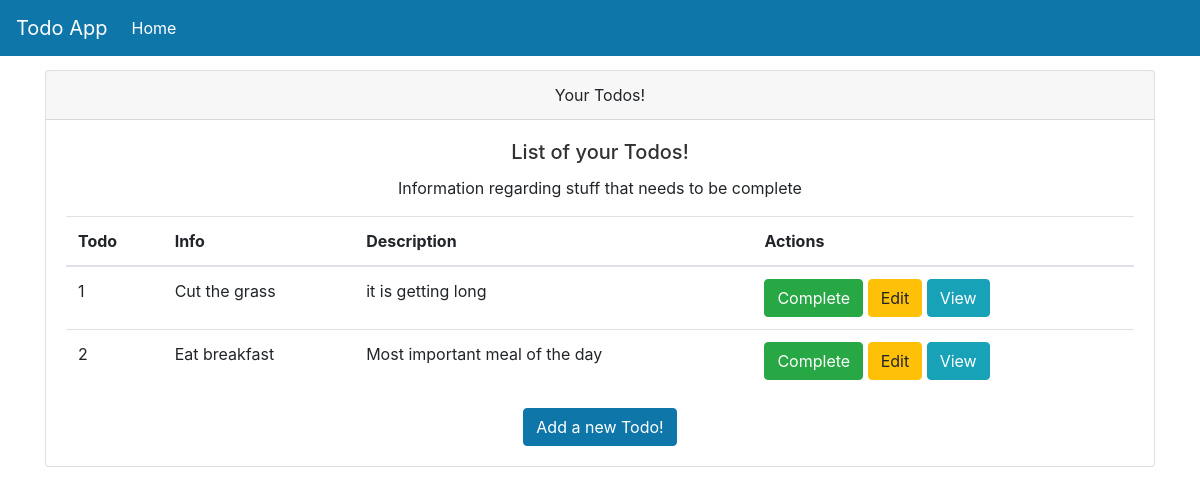
Page /todos/ on the earlier database version.
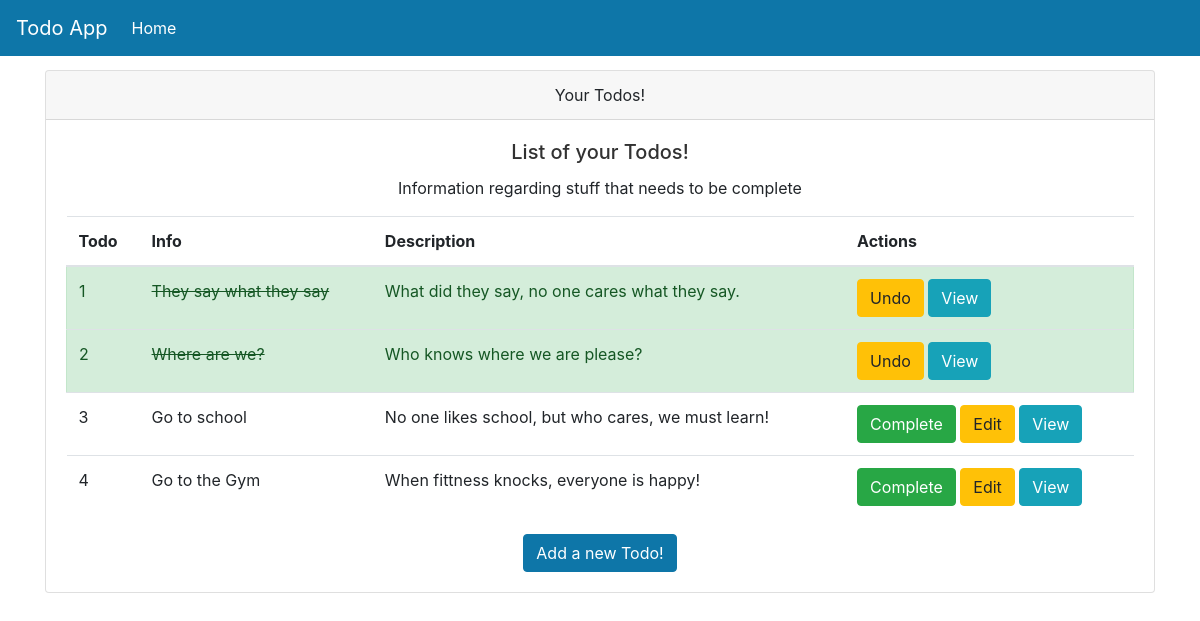
Same page on the later database version.
### models.py (models this page shows)
class Todos(Base):
    __tablename__ = "todos"
    id = Column(Integer, primary_key=True, index=True)
    title = Column(String)
    description = Column(String)
    priority = Column(Integer)
    complete = Column(Boolean, default=False)
    owner_id = Column(Integer, ForeignKey("users.id"))
    owner = relationship("Users", back_populates="todos")

### routers/todos.py (the view)
@router.get("/", response_class=HTMLResponse)
async def read_all_by_user(request: Request, db: Session = Depends(get_db)):
    todos = db.query(models.Todos).filter(models.Todos.owner_id == 1).all()
    context = {"request": request, "todos": todos}
    return templates.TemplateResponse("home.html", context=context)

### templates/home.html
{% include 'layout.html' %}
<div class="container">
  <div class="card text-center">
    <div class="card-header">Your Todos!</div>
    <div class="card-body">
      <h5 class="card-title">List of your Todos!</h5>
      <p class="card-text">
        Information regarding stuff that needs to be complete
      </p>
      <table class="table table-hover text-left">
        <thead>
          <tr>
            <th scope="col">Todo</th>
            <th scope="col">Info</th>
            <th scope="col">Description</th>
            <th scope="col">Actions</th>
          </tr>
        </thead>
        <tbody>
          {% for todo in todos %}
          {% if not todo.complete %}
          <tr class="pointer">
            <td>{{loop.index}}</td>
            <td id="td1">{{todo.title}}</td>
            <td class="" id="td1">{{todo.description}}</td>
            <td>
              <button
                type="button"
                class="btn btn-success"
                onclick="window.location.href='complete/{{todo.id}}'"
              >
                Complete
              </button>
              <button
                type="button"
                class="btn btn-warning"
                onclick="window.location.href='edit-todo/{{todo.id}}'"
              >
                Edit
              </button>
              <button
                type="button"
                class="btn btn-info"
                onclick="window.location.href='view-todo/{{todo.id}}'"
              >
                View
              </button>
            </td>
          </tr>
          {% else %}
          <tr class="pointer alert alert-success">
            <td>{{loop.index}}</td>
            <td class="strike-through-td" id="td1">{{todo.title}}</td>
            <td class="" id="td1">{{todo.description}}</td>
            <td>
              <button
                type="button"
                class="btn btn-warning"
                onclick="window.location.href='complete/{{todo.id}}'"
              >
                Undo
              </button>
              <button
                type="button"
                class="btn btn-info"
                onclick="window.location.href='view-todo/{{todo.id}}'"
              >
                View
              </button>
            </td>
          </tr>
          {% endif %}
          {% endfor %}
        </tbody>
      </table>
      <a
        href="add-todo"
        class="btn btn-primary"
        >Add a new Todo!</a
      >
    </div>
  </div>
</div>

### templates/layout.html (shortened to what this page needs)
<!DOCTYPE html>
<html lang="en">
  <head>
    <link
      rel="stylesheet"
      type="text/css"
      href="{{ url_for('static', path='/todo/css/base.css') }}"
    />
    <link
      rel="stylesheet"
      type="text/css"
      href="{{ url_for('static', path='/todo/css/bootstrap.css') }}"
    />
  </head>
  <body>
    {% include 'navbar.html' %}
  </body>
</html>

### templates/navbar.html (shortened to what this page needs)
<div>
<nav class="navbar navbar-expand-md navbar-dark main-color fixed-top">
  <a
    class="navbar-brand"
    href="/todos"
    >Todo App</a
  >
  <div
    class="collapse navbar-collapse"
    id="navbarNav"
  >
    <ul class="navbar-nav">
      <li class="nav-item active">
        <a
          class="nav-link"
          href="/todos"
          >Home
        </a>
      </li>
    </ul>
  </div>
</nav>
</div>

### static/todo/css/base.css (style rules this page uses)
body { background: #fafafa; color: #33333a; padding-top: 70px; }
h1, h2, h3, h4, h5, h6 { color: #323232; }
.main-color { background-color: #0e76a8 ; }
.strike-through-td { text-decoration: line-through; }

Differences in the rows shown:
removed Todos: title "Cut the grass", description "it is getting long"
removed Todos: title "Eat breakfast", description "Most important meal of the day"
added Todos: title "They say what they say", description "What did they say, no one cares what they say."
added Todos: title "Where are we?", description "Who knows where we are please?"
added Todos: title "Go to school", description "No one likes school, but who cares, we must learn!"
added Todos: title "Go to the Gym", description "When fittness knocks, everyone is happy!"
